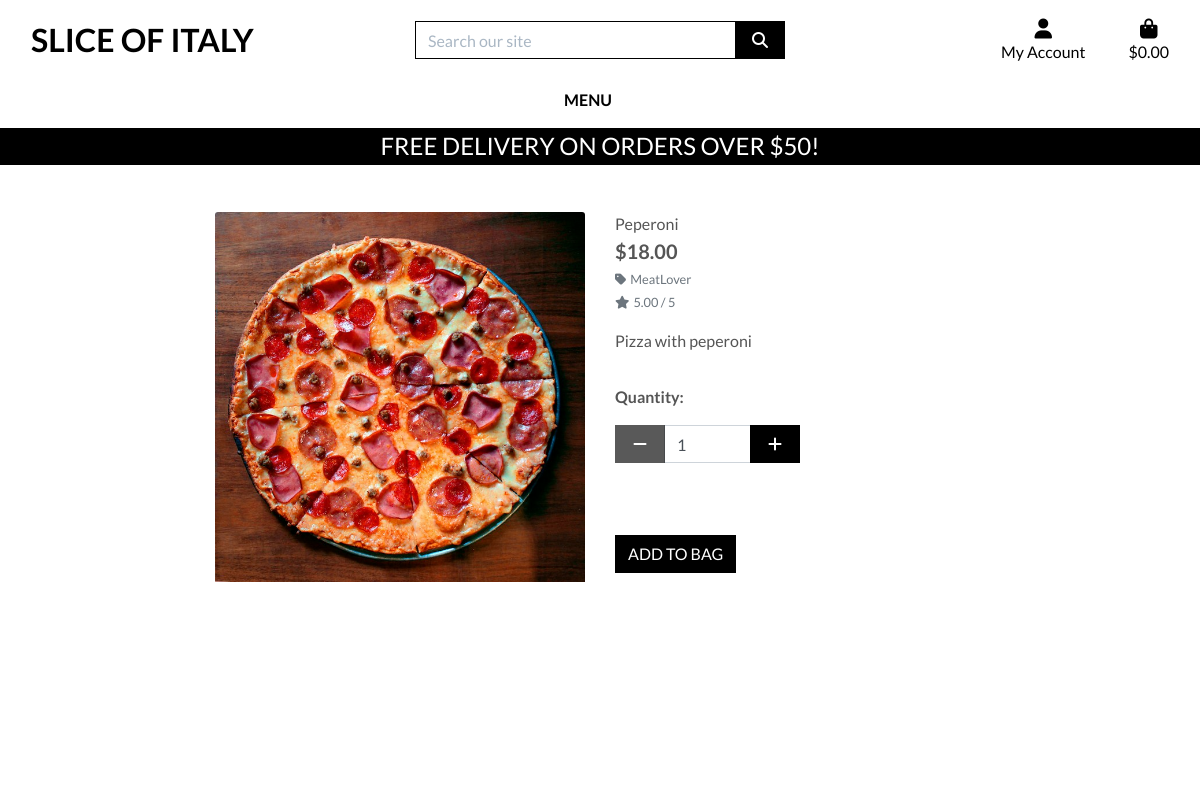
Screenshot of /pizzas/3/ with the database file from the repository.
### pizzas/models.py (models this page shows, shortened)
class Pizza(models.Model):
    category = models.ForeignKey('Category', null=True, blank=True, on_delete=models.SET_NULL)
    sku = models.CharField(max_length=254, null=True, blank=True)
    name = models.CharField(max_length=254)
    description = models.TextField()
    price = models.DecimalField(max_digits=6, decimal_places=2)
    rating = models.DecimalField(max_digits=6, decimal_places=2, null=True, blank=True)
    image_url = models.URLField(max_length=1024, null=True, blank=True)
    image = models.ImageField(null=True, blank=True)

class Category(models.Model):
    class Meta:
        verbose_name_plural = 'Categories'
    name = models.CharField(max_length=254)
    friendly_name = models.CharField(max_length=254, null=True, blank=True)

### pizzas/views.py (the view)
# urls.py: path('<int:pizza_id>/', views.pizza_detail, name='pizza_detail'),
def pizza_detail(request, pizza_id):
    pizza = get_object_or_404(Pizza, pk=pizza_id)
    context = {'pizza': pizza}
    return render(request, 'pizzas/pizza_detail.html', context)

### bag/contexts.py (called while the page is built, shortened)
def bag_contents(request):
    bag_items = []
    total = 0
    pizza_count = 0
    bag = request.session.get('bag', {})
    if total < settings.FREE_DELIVERY_THRESHOLD:
        delivery = total * Decimal(settings.STANDARD_DELIVERY_PERCENTAGE / 100)
        free_delivery_delta = settings.FREE_DELIVERY_THRESHOLD - total
    else:
        delivery = 0
        free_delivery_delta = 0
    grand_total = delivery + total
    context = {
        'bag_items': bag_items,
        'total': total,
        'pizza_count': pizza_count,
        'delivery': delivery,
        'free_delivery_delta': free_delivery_delta,
        'free_delivery_threshold': settings.FREE_DELIVERY_THRESHOLD,
        'grand_total': grand_total,
    }
    return context

### pizzas/templates/pizzas/pizza_detail.html (shortened to what this page needs)
{% extends "base.html" %}
{% load static %}
{% block page_header %}
    <div class="container header-container">
    </div>
{% endblock %}
{% block content %}
    <div class="overlay"></div>
    <div class="container-fluid">
        <div class="row">
            <div class="col-12 col-md-6 col-lg-4 offset-lg-2">
                <div class="image-container my-5">
                    {% if pizza.image %}
                        <a href="{{ pizza.image.url }}" target="_blank">
                            <img class="card-img-top img-fluid" src="{{ pizza.image.url }}" alt="{{ pizza.name }}">
                        </a>
                    {% else %}
                        <a href="">
                            <img class="card-img-top img-fluid" src="{{ MEDIA_URL }}noimage.png" alt="{{ pizza.name }}">
                        </a>
                    {% endif %}
                </div>
            </div>
            <div class="col-12 col-md-6 col-lg-4">
                <div class="pizza-details-container mb-5 mt-md-5">
                    <p class="mb-0">{{ pizza.name }}</p>
                    <p class="lead mb-0 text-left font-weight-bold">${{ pizza.price }}</p>
                    {% if pizza.category %}
                    <p class="small mt-1 mb-0">
                        <a class="text-muted" href="{% url 'pizzas' %}?category={{ pizza.category.name }}">
                            <i class="fas fa-tag mr-1"></i>{{ pizza.category.friendly_name }}
                        </a>
                    </p>
                    {% endif %}
                    {% if pizza.rating %}
                        <small class="text-muted"><i class="fas fa-star mr-1"></i>{{ pizza.rating }} / 5</small>
                    {% else %}
                        <small class="text-muted">No Rating</small>
                    {% endif %}
                    <p class="mt-3">{{ pizza.description }}</p>
                    <form class="form" action="{% url 'add_to_bag' pizza.id %}" method="POST">
                        <div class="form-row">
                            <div class="col-12">
                                <p class="mt-3"><strong>Quantity:</strong></p>
                                <div class="form-group w-50">
                                    <div class="input-group">
                                        <div class="input-group-prepend">
                                            <button class="decrement-qty btn btn-black rounded-0"
                                                data-item_id="{{ pizza.id }}" id="decrement-qty_{{ pizza.id }}">
                                                <span class="icon">
                                                    <i class="fas fa-minus"></i>
                                                </span>
                                            </button>
                                        </div>
                                        <input class="form-control qty_input" type="number"
                                            name="quantity" value="1" min="1" max="99"
                                            data-item_id="{{ pizza.id }}"
                                            id="id_qty_{{ pizza.id }}">
                                        <div class="input-group-append">
                                            <button class="increment-qty btn btn-black rounded-0"
                                                data-item_id="{{ pizza.id }}" id="increment-qty_{{ pizza.id }}">
                                                <span class="icon">
                                                    <i class="fas fa-plus"></i>
                                                </span>
                                            </button>
                                        </div>
                                    </div>
                                </div>
                            </div>
                            <div class="col-12 mt-2">
                                <input type="submit" class="btn btn-black rounded-0 text-uppercase mt-5" value="Add to Bag">
                            </div>
                        </div>
                    </form>
                </div>
            </div>
        </div>
    </div>
{% endblock %}

### static/css/base.css (style rules this page uses)
html { height: 100%; }
body { background: url('/media/homepage_background_cropped.jpg') no-repeat center center fixed; background-size: cover; height: calc(100vh - 164px); color: #555; font-family: 'Lato'; }
.icon { align-items: center; display: inline-flex; justify-content: center; height: 1.5rem; width: 1.5rem; }
.btn-black { background: black; color: white; }
.overlay { height: 100%; width: 100%; top: 0; left: 0; position: fixed; background: white; z-index: -1; }
@media (min-width: 1200px) { .container { max-width: 80%; } }
@media (min-width: 992px) { .header-container { padding-top: 164px; } }

### rows the page displays
Pizza: image (picture), name "Peperoni", price "18.00", category.friendly_name "MeatLover", rating "5.00", description "Pizza with peperoni"

### other values shown
{{ free_delivery_threshold }} "50"
